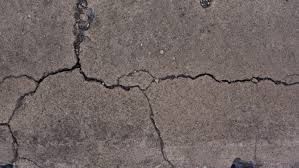
#> input picture image_processing/test1.jpg, 299 x 168 px
$ python crack.py
#> lines starting #> are read from the running program, lines starting #| are printed output that depends on the picture; after the words box and inside, x2 and y2 are one past the last pixel; in counts of white or black regions, pixels touching at a corner belong together
import cv2
import numpy as np
import scipy.ndimage

test = 'test1.jpg'

def display (image, desc):
    cv2.imshow(desc, image)
    cv2.waitKey(0)

def skeletonize(gray_img):
    """ OpenCV function to return a skeletonized version of img, a Mat object"""

    #  hat tip to http://felix.abecassis.me/2011/09/opencv-morphological-skeleton/

    img = gray_img.copy() # don't clobber original
    skel = gray_img.copy()
    print("1")

    skel[:, :] = 0
    kernel = cv2.getStructuringElement(cv2.MORPH_CROSS, (3,3))
    print("2")


    while True:
        eroded = cv2.morphologyEx(img, cv2.MORPH_ERODE, kernel)
        temp = cv2.morphologyEx(eroded, cv2.MORPH_DILATE, kernel)
        temp = cv2.subtract(gray_img, temp)
        print("3")
        skel = cv2.bitwise_or(skel, temp)
        img [:,:] = eroded[:,:]
        if cv2.countNonZero(eroded) == 0:
           break

    return skel

####### load coloured image##########

img = cv2.imread(test, 1)
#> img is the input picture: shape (168, 299, 3); mean B, G, R 100.8, 102.7, 113.7
cv2.imshow('original image', img)
cv2.waitKey(0)

###########convert image to grayscale##########

img_gray = cv2.imread(test, 0)
#> img_gray: shape (168, 299); min 0, max 197, mean 105.9
cv2.imshow('grayscale', img_gray)
cv2.waitKey(0)

########### contrast stretching##########

# Create zeros array to store the stretched image
img_contStretched = np.zeros((img_gray.shape[0], img_gray.shape[1]), dtype='uint8')

# Loop over the image and apply Min-Max formulae
for i in range(img_gray.shape[0]):
    for j in range(img_gray.shape[1]):
        img_contStretched[i, j] = 255 * (img_gray[i, j] - np.min(img_gray)) / (np.max(img_gray) - np.min(img_gray))
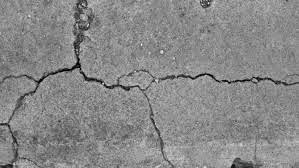
#> img_contStretched: shape (168, 299); min 0, max 255, mean 136.6

# Display the stretched image
cv2.imshow('contrast stretched', img_contStretched)
cv2.waitKey(0)

########Gaussian filtering###########

#gaussian blur
img_blur = cv2.GaussianBlur(img_contStretched, (5, 5), 0)
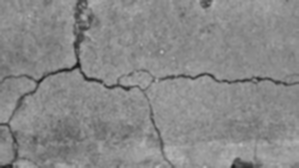
#> img_blur: shape (168, 299); min 25, max 184, mean 136.6
cv2.imshow('Gaussian blur', img_blur)
cv2.waitKey(0)
img_sub = img_blur

########edge detection ############

# compute the median of the single channel pixel intensities
v = np.median(img_sub)
#> v = 139

# apply automatic Canny edge detection using the computed median
sigma = 0.33
lower = int(max(0, (1.0 - sigma) * v))
#> lower = 93
upper = int(min(255, (1.0 + sigma) * v))
#> upper = 184
img_edged = cv2.Canny(img_sub, lower, upper)
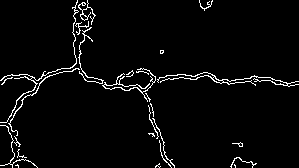
#> img_edged: shape (168, 299); 3.5% white in thin lines or dots
cv2.imshow('canny edged', img_edged)
cv2.waitKey(0)


#Close the contours
kernel = cv2.getStructuringElement(cv2.MORPH_ELLIPSE, (9, 9))
dilated = cv2.dilate(img_edged, kernel)
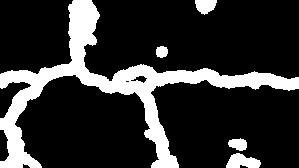
#> dilated: shape (168, 299); 19.2% white; 5 white regions, box (x1, y1, x2, y2) and area: (0, 0, 299, 168) 8733, (226, 153, 261, 168) 361, (195, 0, 217, 15) 239, (228, 138, 247, 151) 179, (156, 46, 168, 58) 117
eroded = cv2.erode(dilated, kernel)
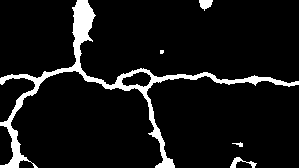
#> eroded: shape (168, 299); 8% white; 5 white regions (1 under 20 px)
cv2.imshow('closed edged', eroded)
cv2.waitKey(0)

'''
img_skel=skeletonize(eroded)
cv2.imshow('skeleton edged', img_skel)
cv2.waitKey(0)'''

contours, hierarchy = cv2.findContours(eroded, cv2.RETR_TREE, cv2.CHAIN_APPROX_SIMPLE)
#> contours = 6 contours, 2 with area under 20; largest, box (x1, y1, x2, y2) and area: (0, 0, 299, 168) 3459, (121, 71, 152, 88) 325, (199, 0, 213, 11) 82, (230, 157, 257, 168) 72
img_con=cv2.drawContours(img, contours, -1, (0,255,0), -1)
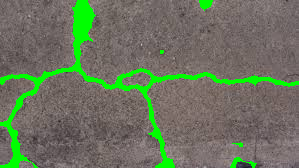
#> img_con: shape (168, 299, 3); mean B, G, R 94.6, 116.9, 106.7
cv2.imshow('contours', img_con)
cv2.waitKey(0)


'''
print("lengths are - \n")
for c in contours:
    p = cv2.arcLength(c, False)
    print (p)'''
